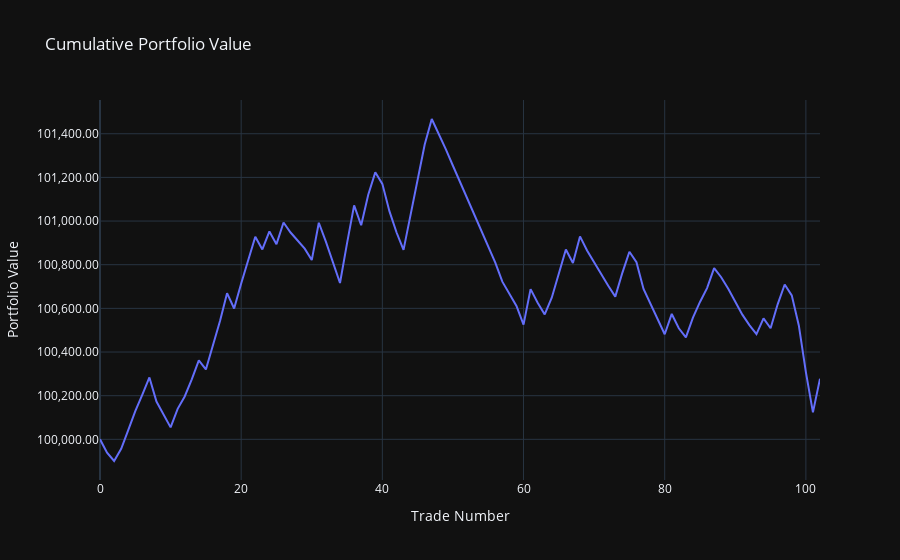

Here is the notebook cell this chart was saved with:
### Code cell
# Start with $100k
portfolio_value = 100000
trades_df = trade_results_df.copy()

trades_df['cumulative_pl'] = trades_df['net_pl_with_fee'].cumsum().shift(fill_value=0)
trades_df['cumulative_pl'] += portfolio_value
trades_df['running_max'] = trades_df['cumulative_pl'].cummax()
trades_df['drawdown'] = trades_df['running_max'] - trades_df['cumulative_pl']
max_drawdown = trades_df['drawdown'].max()

print("Maximum Drawdown: $", round(max_drawdown, 2))
fig = go.Figure()
fig.add_trace(go.Scatter(x=trades_df.index, y=trades_df['cumulative_pl'], mode='lines', name='Portfolio Value'))
fig.update_yaxes(tickformat=",.2f")
fig.update_layout(title='Cumulative Portfolio Value', xaxis_title='Trade Number', yaxis_title='Portfolio Value', showlegend=False, template="plotly_dark")
fig.show()

### Figure 1 — Plotly figure (JSON) as saved in the notebook; plotly's stock layout.template omitted (floating-point values rounded to 4 significant figures)
{"data": [{"mode": "lines", "name": "Portfolio Value", "type": "scatter", "x": [0, 1, 2, 3, 4, 5, 6, 7, 8, 9, 10, 11, 12, 13, 14, 15, 16, 17, 18, 19, 20, 21, 22, 23, 24, 25, 26, 27, 28, 29, 30, 31, 32, 33, 34, 35, 36, 37, 38, 39, 40, 41, 42, 43, 44, 45, 46, 47, 48, 49, 50, 51, 52, 53, 54, 55, 56, 57, 58, 59, 60, 61, 62, 63, 64, 65, 66, 67, 68, 69, 70, 71, 72, 73, 74, 75, 76, 77, 78, 79, 80, 81, 82, 83, 84, 85, 86, 87, 88, 89, 90, 91, 92, 93, 94, 95, 96, 97, 98, 99, 100, 101, 102], "y": [100000, 99940.0, 99900.0, 99960.0, 100000.0, 100100.0, 100200.0, 100300.0, 100200.0, 100100.0, 100100.0, 100100.0, 100200.0, 100300.0, 100400.0, 100300.0, 100400.0, 100500.0, 100700.0, 100600.0, 100700.0, 100800.0, 100900.0, 100900.0, 101000.0, 100900.0, 101000.0, 100900.0, 100900.0, 100900.0, 100800.0, 101000.0, 100900.0, 100800.0, 100700.0, 100900.0, 101100.0, 101000.0, 101100.0, 101200.0, 101200.0, 101000.0, 100900.0, 100900.0, 101000.0, 101200.0, 101400.0, 101500.0, 101400.0, 101300.0, 101300.0, 101200.0, 101100.0, 101000.0, 101000.0, 100900.0, 100800.0, 100700.0, 100700.0, 100600.0, 100500.0, 100700.0, 100600.0, 100600.0, 100600.0, 100800.0, 100900.0, 100800.0, 100900.0, 100900.0, 100800.0, 100800.0, 100700.0, 100700.0, 100800.0, 100900.0, 100800.0, 100700.0, 100600.0, 100500.0, 100500.0, 100600.0, 100500.0, 100500.0, 100600.0, 100600.0, 100700.0, 100800.0, 100700.0, 100700.0, 100600.0, 100600.0, 100500.0, 100500.0, 100600.0, 100500.0, 100600.0, 100700.0, 100700.0, 100500.0, 100300.0, 100100.0, 100300.0]}], "layout": {"showlegend": false, "title": {"text": "Cumulative Portfolio Value"}, "xaxis": {"title": {"text": "Trade Number"}}, "yaxis": {"tickformat": ",.2f", "title": {"text": "Portfolio Value"}}}}
